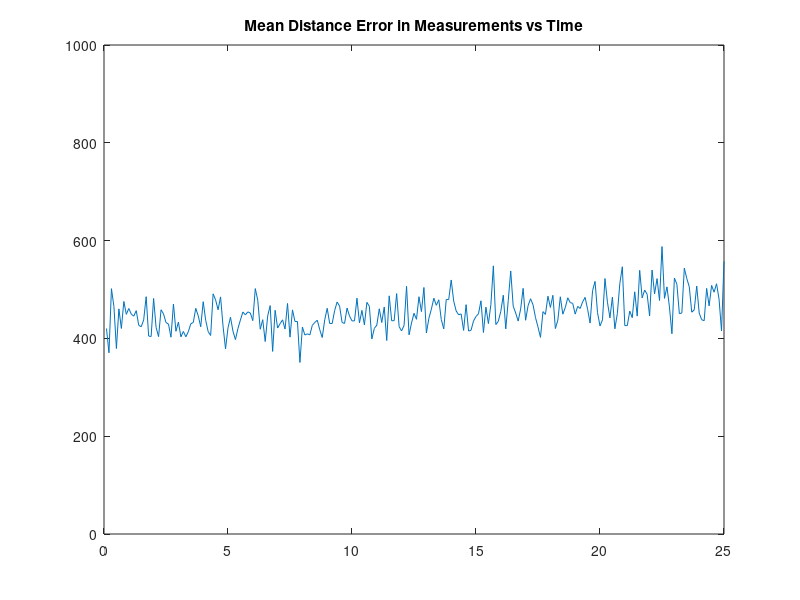

This chart was generated by the following MATLAB code:
% EC 3310 Computer Assignment #1 (part2)
% Alessio Grompone 01/18/2013
% Target Motion

%DATA
nloops=100; %number of loops

delta=0.1;    %sample time
nsamples=250; %number of samples
sigmarange=100;   %standard deviation on range
sigmaalfa=3*pi/180;   %standard deviation on angle
sigma=[sigmarange;sigmaalfa];  %standard deviations in one vector
ht=126.8699*pi/180; %Target Attitude (from degrees to radians) 
st=360*2000/3600;   %Target Speed (from knots to yards/sec)
%Inital COnditions
xo=6000;
yo=8000;
Vxo=st*sin(ht);
Vyo=st*cos(ht);
%State Vector
xi=[xo;Vxo;
    yo;Vyo];
%Transition Matrix
F=[1,delta,0,0;
    0,1,0,0;
    0,0,1,delta;
    0,0,0,1];
%Measurement Matrix
H=[1,0,0,0;
    0,0,1,0];

for kk=1:nloops

%initialize Matixes
zout=[];   %measurements output
posout=[]; %true target position
error=[];  %distance errors
polar=[];
x=xi;

for ii=1:nsamples,
    ztrue=H*x;
    posout=[posout,ztrue]; %collects the real position values in one matrix
    range=sqrt(ztrue(1)^2+ztrue(2)^2);
    bearing=atan2(ztrue(2),ztrue(1));
    polar=[range;bearing];
    z=polar+randn(size(sigma)).*sigma;%has measurements adding random error
    xpol=z(1)*cos(z(2));
    ypol=z(1)*sin(z(2));
    cartesian=[xpol;ypol];
    zout=[zout,cartesian];%collects the measurement values in one matrix
    ztilde=ztrue-cartesian; %error between real position and measured position
    error=[error,sqrt(ztilde'*ztilde)];%collects error values
    x=F*x; %target motion ( x2 = TransMatrix * x1 )
end

if kk==1
    merror=error;
   
    zoutmean=zout;
else
    merror=merror+error;
    zoutmean=zoutmean+zout;
end
end

merror=merror/nloops;
zoutmean=zoutmean/nloops;

%plot1 Target motion with noise measurements

plot(posout(1,:),posout(2,:),'-',zoutmean(1,:),zoutmean(2,:),'-');
title('Target Motion and Mean Measurements Trajectory');
axis([5500 10500 4000 9000]);
pause;


% %Distance errors between Target and measurements
time=[1:max(size(zout))]*delta;
plot(time,merror,'-');
title('Mean Distance Error in Measurements vs Time');
axis([0 25 0 1000]);
 
